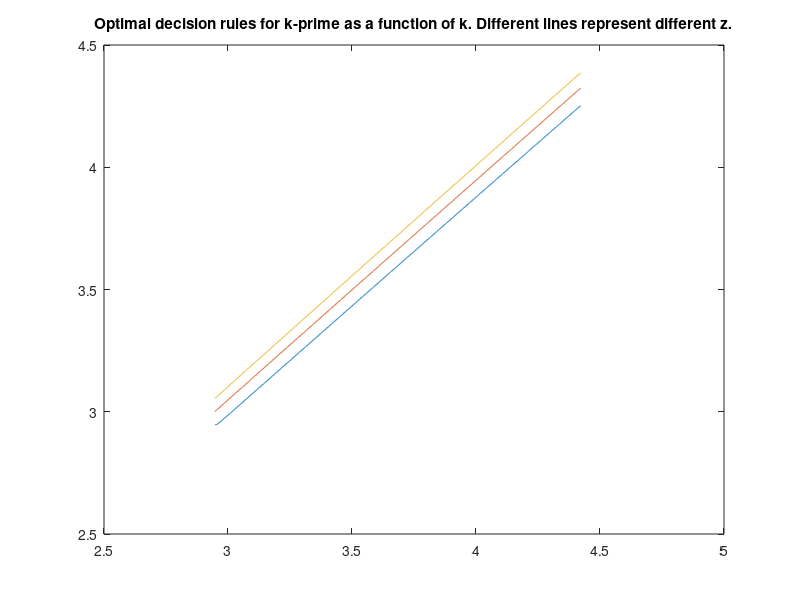
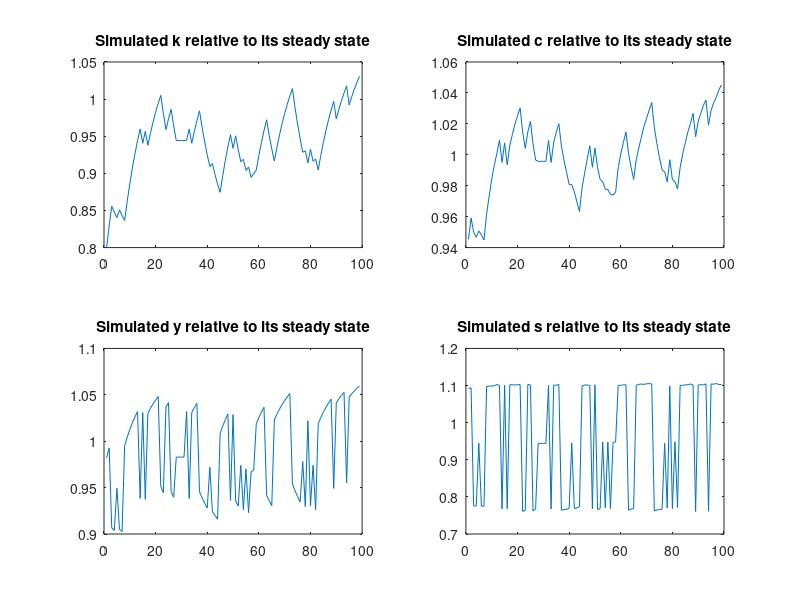
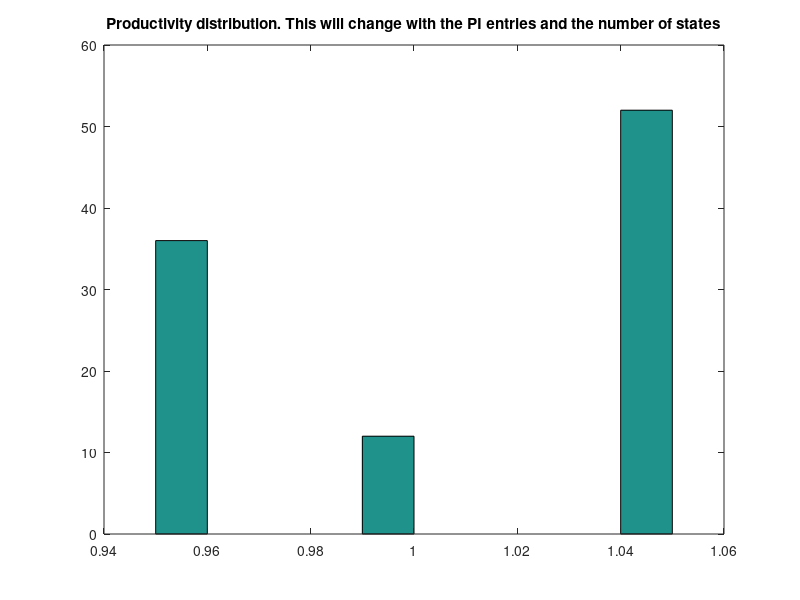

Reproduce these figures in MATLAB, in order.
% Value function Matlab code 
% Code originally written by Panayiotis Pourpourides, pourpouridesp@cf.ac.ac.uk
% Extended by Michael Hatcher (m.c.hatcher@soton.ac.uk) to deal with N states in simulations

clc; close; clear;

%----------------------------------------------------
% 1. Set number of grid points for k (nz) and z (nz)
%----------------------------------------------------
nk = 1000; % No. of grid points for k % a high number will make k appear continuous
nz = 3; % No. of states of technology 

%-----------------
% 2. Calibration
%-----------------
sigma = 2;
theta = 0.3;
delta = 0.1;
beta = 0.98;

%---------------------------
% 3. Steady state solution
%---------------------------
ky_ss = beta*theta/(1-beta*(1-delta));
y_ss = ky_ss^(theta/(1-theta));
k_ss = ky_ss * y_ss;
c_ss = y_ss - delta*k_ss;
z_ss = 1; % normalize the steady state for z to unity

%--------------------------------
% 4. Discretize the state space
%--------------------------------
%Three states, nz = 3, example
%Z = [0.975 1 1.025];
%PI = [0.9 0.06  0.04; 0.8 0.15 0.05; 0.1 0.04 0.86];

Z = linspace(0.95,1.05,nz); %states within 5% of mean of 1
M = rand(nz); %matrix with random values in (0,1) 
for i=1:nz 
    for j=1:nz 
  PI(i,j) = M(i,j)/sum(M(i,1:nz)); %generate valid transition matrix 
    end
end

Kstep = (1.2*k_ss-0.8*k_ss) / (nk-1); % increment for the k grid points
K = 0.8*k_ss:Kstep:1.2*k_ss; % the sequence of grid points starts from 0.8*k_ss and increases by Kstep until it reaches 1.2*k_ss

%------------------------------------
% 5. Set initial value function V(0)
%------------------------------------
u = c_ss^(1-sigma) / (1-sigma);
maxiter = 1000;
V = ones(nz,nk) * u / (1-beta); % This is the infinite sum of discounted utilities, when consumption remains always at the steady state.

%--------------------------------------
% 6. Iterate on V until convergence
%--------------------------------------
maxdiff = 1e-4; % = 0.0001
diffV = 1;
iter = 1;

while (iter <= maxiter) && (diffV > maxdiff) % as long as both statements hold the iteration continues
    
% Recall that V(k,z)=max{u(k,z,k')+ beta*EV(k',z')}
% Calculate expected V
%The first loop controls the rows of the matrix, the second loop controls the columns of the matrix and the third loop controls the sum in each cell.

EV = zeros(nz,nk);
for iz = 1:nz
    for ik_prime = 1:nk
        for iz_prime = 1:nz
    EV(iz,ik_prime) = EV(iz,ik_prime) + PI(iz,iz_prime) * V(iz_prime,ik_prime);
        end
    end
end

%--------------------
% 7. Compute new V
%--------------------
newV = zeros(nz,nk);
iDecK = zeros(nz,nk); % index to decisions in k grid
for iz = 1:nz
    for ik = 1:nk
    % Calculate c for each k'
    % c is a 1*nk vector
    
    c = Z(iz)*K(ik)^theta + (1-delta)*K(ik) - K;
    c = max(c,1e-8);
    
    % c must be non-negative. If there is a negative c replace it with a
    % very small number. Negative or small cs wouldn't be chosen anyway.
    
    % Compute the value function
    
    v = c.^(1-sigma)/(1-sigma) + beta*EV(iz,:); % This is a 1 x nk vector
    [newV(iz,ik), iDecK(iz,ik)] = max(v); % pick the highest V, and save it in newV in the corresponding location. 
    
    %iDecK(iz,ik) is the location of optimal k0 as a function of the location of the current state (z; k)
    end
end

%--------------------------------------------------
% 8. Compute the distance between V(n+1) and V(n)
%--------------------------------------------------
diffV = max(abs((newV(:)-V(:))./V(:)));
iter = iter + 1;
V = newV;

end

fprintf(1,'Found value function after %5.0d iterations.',iter-1)

%-----------------------------------
% 9. Plot the optimal rule for k'
%-----------------------------------
figure (1) % number the figures. If you omit this command, only the last figure will be displayed
plot(K,K(iDecK)')
title('Optimal decision rules for k-prime as a function of k. Different lines represent different z.')

%---------------------------------------------------------------
% 10. Simulate the model using the optimal rules for T periods
%---------------------------------------------------------------
T = 100;
simiZ = zeros(1,T);
simiK = zeros(1,T);
simiZ(1) = 1;
simiK(1) = 1;
rand('state',150);
for i = 2:T

iz = 1;    
r = rand; % draw random number from uniform distribution on (0,1) 
        for j=1:nz
            if j==1 && r<PI(simiZ(i-1),1)
                iz = 1;
            end
            if j>1 && r > sum(PI(simiZ(i-1),1:j-1)) && r <= sum(PI(simiZ(i-1),1:j))
                iz = j;
            end
        end
        
ik = simiK(i-1); % timing: simK(t) = choice of k' in period t, i.e. k in period t+1
newiK = iDecK(iz,ik);
simiZ(i) = iz;
simiK(i) = newiK;
end

% There are N states for z, z1, z2,...,zN. We used the uniform dist. on (0,1) to determine the realized state. 
 
%---------------------------------
% 11. Compute simulated y and c
%---------------------------------

simZ = Z(simiZ(2:end)); % a vector that contains the simulated value of z at each date
simKnext = K(simiK(2:end)); % a vector that contains the simulated grid point of k0 at each date
simK = K(simiK(1:end-1)); % a vector that contains the simulated grid point of k at each date
% y and c
simY = simZ.*simK.^theta;
simC = simY + (1-delta)*simK - simKnext;
%For distribution plot below
simZ = Z(simiZ(1:end)); 

%---------------------------------------
% 12. Plot simulated k, y and c
%---------------------------------------

figure (2)
subplot (221)
plot([simK'/k_ss])
title('Simulated k relative to its steady state')
subplot (222)
plot([simC'/c_ss])
title('Simulated c relative to its steady state')
subplot (223)
plot([simY'/y_ss])
title('Simulated y relative to its steady state')
subplot (224)
plot([(simY'-simC')/(y_ss - c_ss)])
title('Simulated s relative to its steady state') %saving = output - consumption as closed economy with no government
figure (3)
hist(simZ)
title('Productivity distribution. This will change with the PI entries and the number of states')